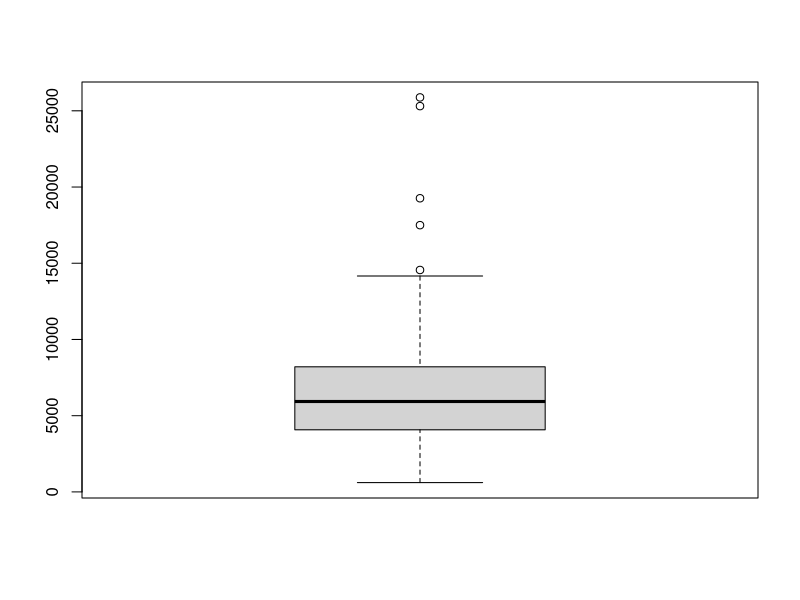

The R script that drew this image:
## ---- chunk 1
#| message: false
library("car")
some(Prestige)
Prestige[sample(nrow(Prestige), 10),]
boxplot(Prestige$income)
summary(Prestige$income)
